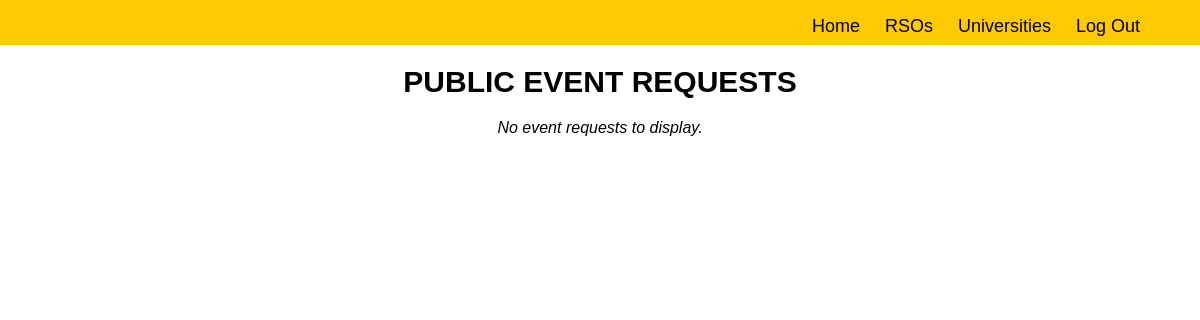
The page /public_event_requests.php on the database as committed earlier.
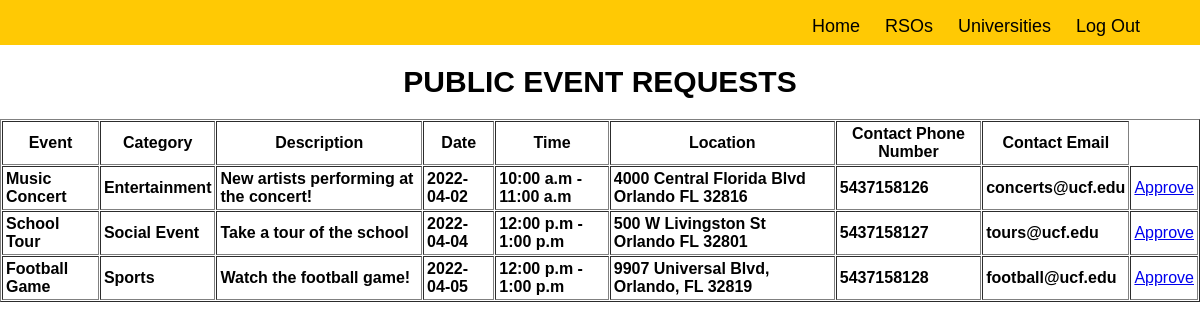
The same page on the database as committed later.
### tables this page shows
CREATE TABLE event (
	eventId int AUTO_INCREMENT,
    eventName varchar(255) NOT NULL UNIQUE,
    eventCategory varchar(255) NOT NULL,
    eventDescription varchar(255),
    eventDate date NOT NULL,
    eventTime int NOT NULL,
    eventLocationId int NOT NULL,
    eventContactPhone varchar(11) NOT NULL,
    eventContactEmail varchar(255) NOT NULL,
    eventUnivId int not NULL,
    eventPrivacy tinyint not NULL,
    eventRsoId int,
    PRIMARY KEY (eventId),
    FOREIGN KEY (eventUnivId) REFERENCES university (univId) ON DELETE CASCADE,
    FOREIGN KEY (eventLocationId) REFERENCES location (locationId) ON DELETE CASCADE,
    FOREIGN KEY (eventRsoId) REFERENCES rso (rsoId) ON DELETE CASCADE
);

CREATE TABLE location (
    locationId int AUTO_INCREMENT,
    locationAddress varchar(255) NOT NULL,
    locationLatitude DECIMAL(10,8),
    locationLongitude DECIMAL(11,8),
    PRIMARY KEY (locationId, locationAddress)
);

### includes/convert_tools.php (called while the page is built, shortened)
<?php
    function fetch_location ($db, $locId) {
        $query = "SELECT locationAddress FROM location WHERE locationId = $locId";
        $result = mysqli_query($db, $query);
        if ($row= mysqli_fetch_assoc($result)) {
            return $row['locationAddress'];
        }
    }
    function time_slot ($time_slot) {
        switch ($time_slot) {
            case 10:
                return "10:00 a.m - 11:00 a.m";
            case 12:
                return "12:00 p.m - 1:00 p.m ";
        }
    }
    ?>

### public_event_requests.php (the view, shortened to what this page needs)
<?php
    require_once 'includes/header.php';
    require_once 'includes/convert_tools.php'
?>
<?php
    $query ="SELECT * FROM event WHERE eventPrivacy = 3";
    $result = mysqli_query($db, $query);
    $rows = mysqli_num_rows($result);
    if ($rows > 0) {
        $display_block = "
        <table class=\"center\" cellpadding=3 cellspacing=1 border=1>
        <th>Event</th>
        <th>Category</th>
        <th>Description</th>
        <th>Date</th>
        <th>Time</th>
        <th>Location</th>
        <th>Contact Phone Number</th>
        <th>Contact Email</th>
        </tr>";
        while($event_info = mysqli_fetch_array($result)) {
            $event_id = $event_info['eventId'];
            $event_name= $event_info['eventName'];
            $event_category = $event_info['eventCategory'];
            $event_description = $event_info['eventDescription'];
            $event_date = $event_info['eventDate'];
            $event_time = time_slot($event_info['eventTime']);
            $event_location = fetch_location($db ,$event_info['eventLocationId']);
            $event_phone = $event_info['eventContactPhone'];
            $event_email = $event_info['eventContactEmail'];
            $display_block .= "
            <tr>
            <td><strong>$event_name</strong></a><br>
            <td><strong>$event_category</strong></a><br>
            <td><strong>$event_description</strong></a><br>
            <td><strong>$event_date</strong></a><br>
            <td><strong>$event_time</strong></a><br>
            <td><strong>$event_location</strong></a><br>
            <td><strong>$event_phone</strong></a><br>
            <td><strong>$event_email</strong></a><br>
            <td><a href=\"public_event_requests.php?eventId=$event_id\">Approve</a>
            </tr>";
        }
        $display_block.= "</table>";
    } else {
        $display_block = "<p><em>No event requests to display.</em><p>";
    }
?>
<html>
    <head>
    </head>
    <body>
        <div>
            <h1> Public Event Requests </h1>
            <?php print $display_block; ?>
        </div>
    </body>
</html>

### includes/header.php (shortened to what this page needs)
<html>
    <head>
        <link rel="stylesheet" type="text/css" href="style.css?v=51">
    </head>
    <body>
        <header>
            <nav>
                <ul>
                    <li><a href="index.php"> Home </a></li>
                    <li><a href="rso_list.php"> RSOs </a><li>
                    <li><a href="university_list.php"> Universities </a></li>
                    <li><a href="index.php?logout='1'"> Log Out </a></li>
                </ul>
            </nav>
        </header>

### style.css (style rules this page uses)
html { width: 100%; height: 100%; font-family: Helvetica, Arial, sans-serif; }
body { padding: 0; margin: 0; }
header { height: 45px; background-color: #ffc904; box-shadow: 0 0 10px rgb(255, 255, 255); }
ul { float: right; position: relative; right: 5%; }
ul li { display: inline; list-style:none; }
ul li a { text-decoration: none; color: #000000; font-size: 18px; padding: 0px 0px 0px 20px; }
h1 { text-transform: uppercase; font-size: 30px; }
div { width: 100%; margin: 0 auto; text-align: center; }

Rows that differ between the two databases and show on the page:
added event: eventName "Music Concert", eventCategory "Entertainment", eventDescription "New artists performing at the concert!", eventDate "2022-04-02", eventTime "10:00 a.m - 11:00 a.m", eventLocationId.locationAddress "4000 Central Florida Blvd Orlando FL 32816", eventContactPhone "5437158126", eventContactEmail "concerts@ucf.edu"
added event: eventName "School Tour", eventCategory "Social Event", eventDescription "Take a tour of the school", eventDate "2022-04-04", eventTime "12:00 p.m - 1:00 p.m", eventLocationId.locationAddress "500 W Livingston St Orlando FL 32801", eventContactPhone "5437158127", eventContactEmail "tours@ucf.edu"
added event: eventName "Football Game", eventCategory "Sports", eventDescription "Watch the football game!", eventDate "2022-04-05", eventTime "12:00 p.m - 1:00 p.m", eventLocationId.locationAddress "9907 Universal Blvd, Orlando, FL 32819", eventContactPhone "5437158128", eventContactEmail "football@ucf.edu"
Other text that changed with them:
text no longer shown: "No event requests to display."
text now shown: "Event Category Description Date Time Location Contact Phone Number Contact Email"
